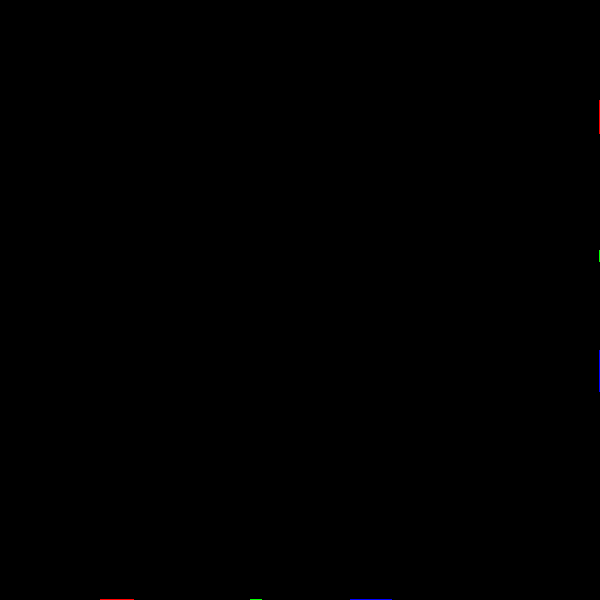
Frame 1 (no input)
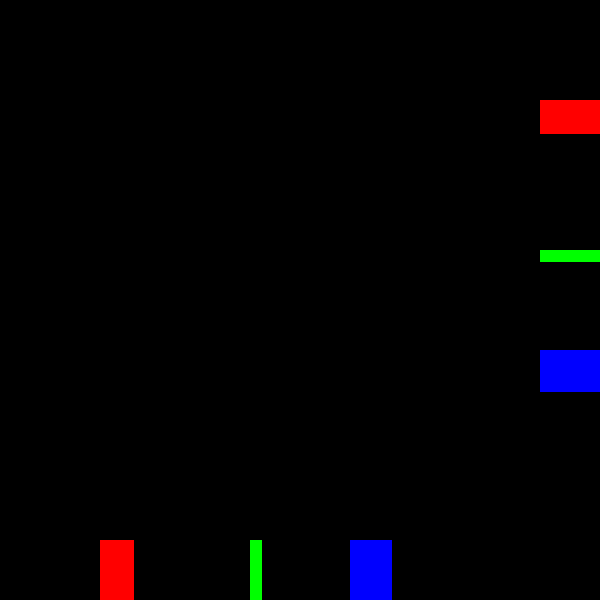
Frame 60 (the mouse pressed at the canvas centre just before this capture)
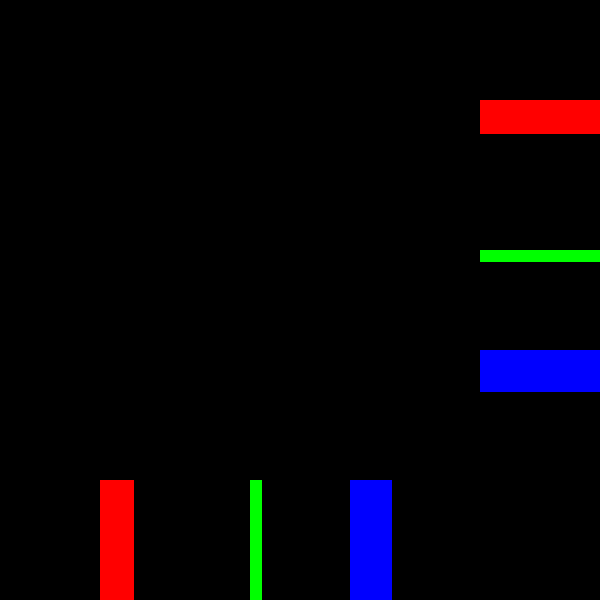
Frame 120 (the mouse held since frame 60 and released just before this capture)

The Processing sketch that drew these frames (run headless with seeded random() and noise(); from frame 60 on, the mouse is pressed at the canvas centre):

// Processing sketch: processing_137623
// ── processing_137623.pde

// ICE 9

/*
  growing bars
   NO if-ing allowed!
*/


color r = color( 255, 0, 0 );
color b = color( 0, 0, 255 );
color g = color( 0, 255, 0 );
float lgth;

void setup ( )
{
  size( 600, 600  );
  fill( 0 ); 
  noStroke( );
}

void draw ( )
{
  background( 0 );
  
  drawVerticalColumn( 100, 34, r );
  drawVerticalColumn( 250, 12, g );
  drawVerticalColumn( 350, 42, b );
  
  drawHorizontalColumn( 100, 34, r );
  drawHorizontalColumn( 250, 12, g );
  drawHorizontalColumn( 350, 42, b );
}

void drawVerticalColumn( float x, float wd, color c)
{
  lgth=frameCount%height;
  fill(c);
  rect(x,height,wd,-lgth);
}

void drawHorizontalColumn( float y, float ht, color c)
{
 lgth=frameCount%width;
  fill(c);
  rect(width,y,-lgth,ht);
}
